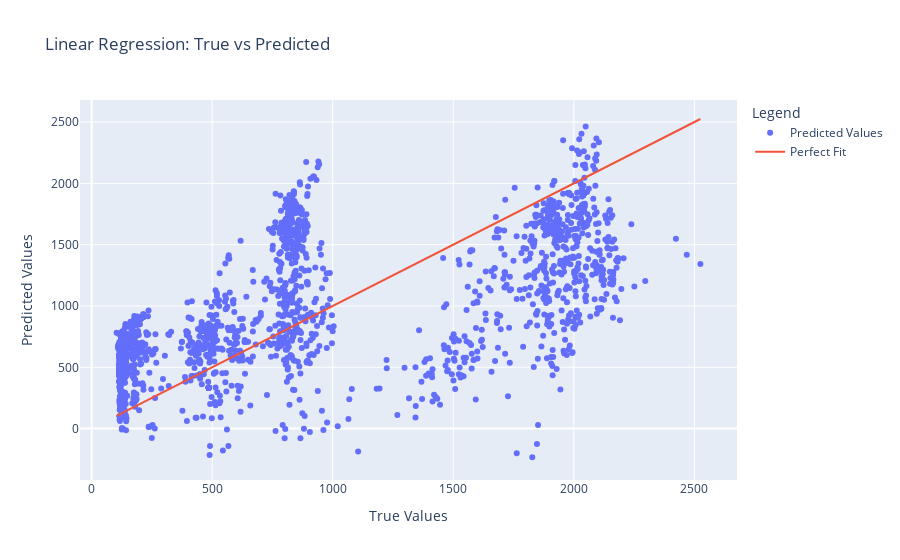

The notebook cell saved with this chart:
### Markdown cell above
### 5.1 normal training script

### Code cell
from sklearn.model_selection import train_test_split
from sklearn.linear_model import LinearRegression
from sklearn.metrics import mean_squared_error
import plotly.graph_objects as go

# Define features and target
X = resampled_5m_data[['wetbulb_temperature','humidity']]
y = resampled_5m_data['power']

# Split data into training and test sets
X_train, X_test, y_train, y_test = train_test_split(X, y, test_size=0.2, random_state=42)

# Initialize Linear Regression model
lr_model = LinearRegression()

# Train the model
lr_model.fit(X_train, y_train)

# Predict on test set
y_pred = lr_model.predict(X_test)

# Calculate the mean squared error
mse = mean_squared_error(y_test, y_pred)
print(f"Mean Squared Error for Linear Regression: {mse:.2f}")

fig = go.Figure()
fig.add_trace(go.Scatter(x=y_test, y=y_pred, mode='markers', name='Predicted Values'))
fig.add_trace(go.Scatter(x=[y_test.min(), y_test.max()], y=[y_test.min(), y_test.max()], mode='lines', name='Perfect Fit'))
fig.update_layout(title='Linear Regression: True vs Predicted', xaxis_title='True Values', yaxis_title='Predicted Values', legend_title='Legend')
fig.show()

### Figure 1 — Plotly figure (JSON) as saved in the notebook; plotly's stock layout.template omitted (floating-point values rounded to 4 significant figures; data arrays with more than 128 entries replaced by an {"elided": "..."} marker saying what was removed)
{"data": [{"mode": "markers", "name": "Predicted Values", "type": "scatter", "x": {"elided": "3243 float values"}, "y": {"elided": "3243 float values"}}, {"mode": "lines", "name": "Perfect Fit", "type": "scatter", "x": [103.5, 2525.0], "y": [103.5, 2525.0]}], "layout": {"legend": {"title": {"text": "Legend"}}, "title": {"text": "Linear Regression: True vs Predicted"}, "xaxis": {"title": {"text": "True Values"}}, "yaxis": {"title": {"text": "Predicted Values"}}}}
